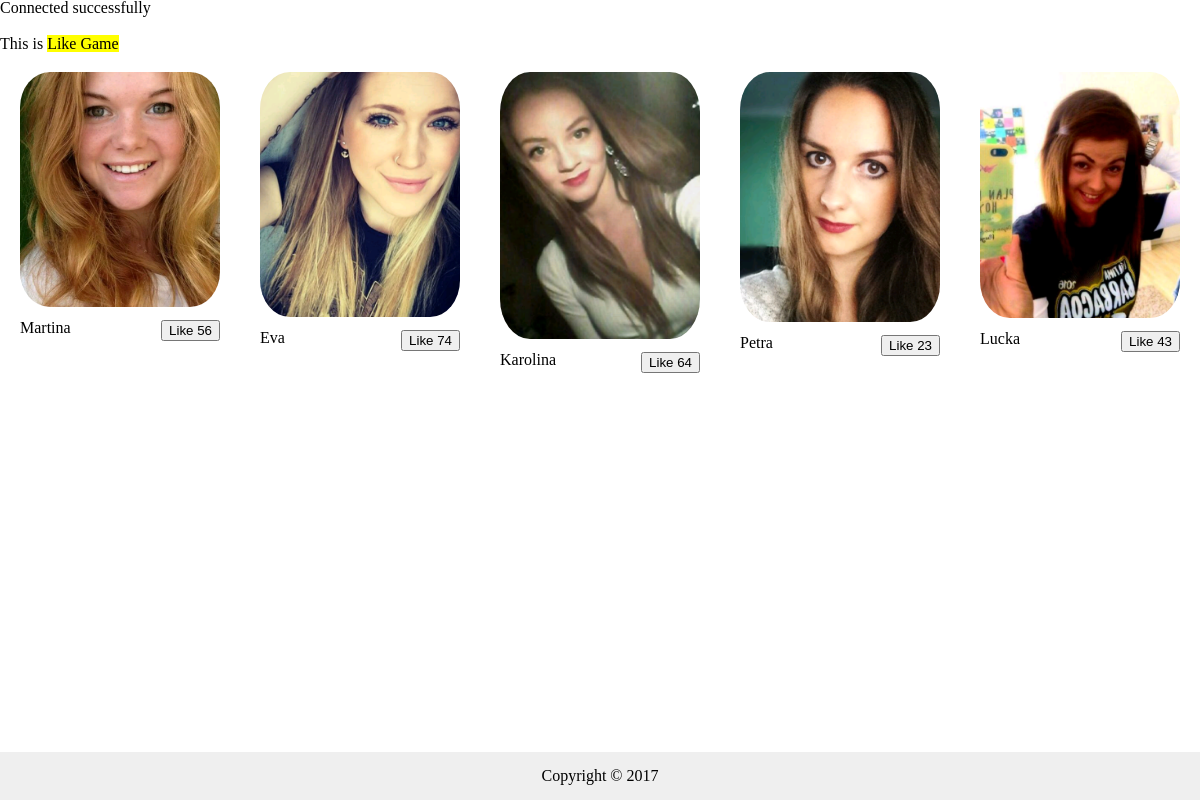
The page / on the database its author committed.
### tables this page shows
CREATE TABLE `user_likes` (
  `id`     INT(11)      NOT NULL,
  `name`   VARCHAR(100) NOT NULL,
  `likes`  INT(11)      NOT NULL,
  `avatar` VARCHAR(255) NOT NULL
);

### index.php (the view, shortened to what this page needs)
<!DOCTYPE html>
<html>
<head>
    <link rel="stylesheet" type="text/css" href="public/css/style.css">
</head>
<body>
<?php
include_once "config/db_config.php";
$conn = new mysqli($servername, $username, $password, $dbname);
echo "Connected successfully";
$users = [];
$sql = "SELECT * FROM `user_likes`";
$result = $conn->query($sql);
if ($result->num_rows > 0) {
    while ($row = $result->fetch_assoc()) {
        $users[] = $row;
    }
} else {
    echo "No users";
}
?>
<main>
    <article>
        <header>
            <h1>This is
                <mark>Like Game</mark>
            </h1>
        </header>
    </article>
    <?php foreach ($users as $user): ?>
        <div class="user_container">
            <div>
                <img src="<?php echo $user['avatar']; ?>">
            </div>
            <div class="user_info">
                <p>
                    <span class="name"><?php echo $user['name']; ?></span>
                    <span class="like_button">
                        <button onclick="likeHandle(this);" data-id="<?php echo $user['id']; ?>">
                            Like <span class="likes_count"><?php echo $user['likes']; ?></span>
                        </button>
                    </span>
                </p>
            </div>
        </div>
    <?php endforeach; ?>
</main>
<footer>
    <p>Copyright © 2017</p>
</footer>
</body>
</html>

### public/css/style.css (style rules this page uses)
html, body, div, span, applet, object, iframe, h1, h2, h3, h4, h5, h6, p, blockquote, pre, a, abbr, acronym, address, big, cite, code, del, dfn, em, img, ins, kbd, q, s, samp, small, strike, strong, sub, sup, tt, var, b, u, i, center, dl, dt, dd, ol, ul, li, fieldset, form, label, legend, table, caption, tbody, tfoot, thead, tr, th, td, article, aside, canvas, details, embed, figure, figcaption, footer, header, hgroup, menu, nav, output, ruby, section, summary, time, mark, audio, video { margin: 0; padding: 0; border: 0; font-size: 100%; font: inherit; vertical-align: baseline; }
article, aside, details, figcaption, figure, footer, header, hgroup, menu, nav, section { display: block; }
body { line-height: 1; }
main { padding: 20px 0; }
footer { position: absolute; right: 0; bottom: 0; left: 0; padding: 1rem; background-color: #efefef; text-align: center; }
.user_container { display: block; float: left; margin: 20px; }
img { width: 200px; border-radius: 15%; }
.name { float: left; }
.like_button { float: right; cursor: pointer; }
.user_info { margin: 10px 0; }

### rows shown on the page
user_likes: avatar (picture), name "Martina", likes "56"
user_likes: avatar (picture), name "Eva", likes "74"
user_likes: avatar (picture), name "Karolina", likes "64"
user_likes: avatar (picture), name "Petra", likes "23"
user_likes: avatar (picture), name "Lucka", likes "43"
